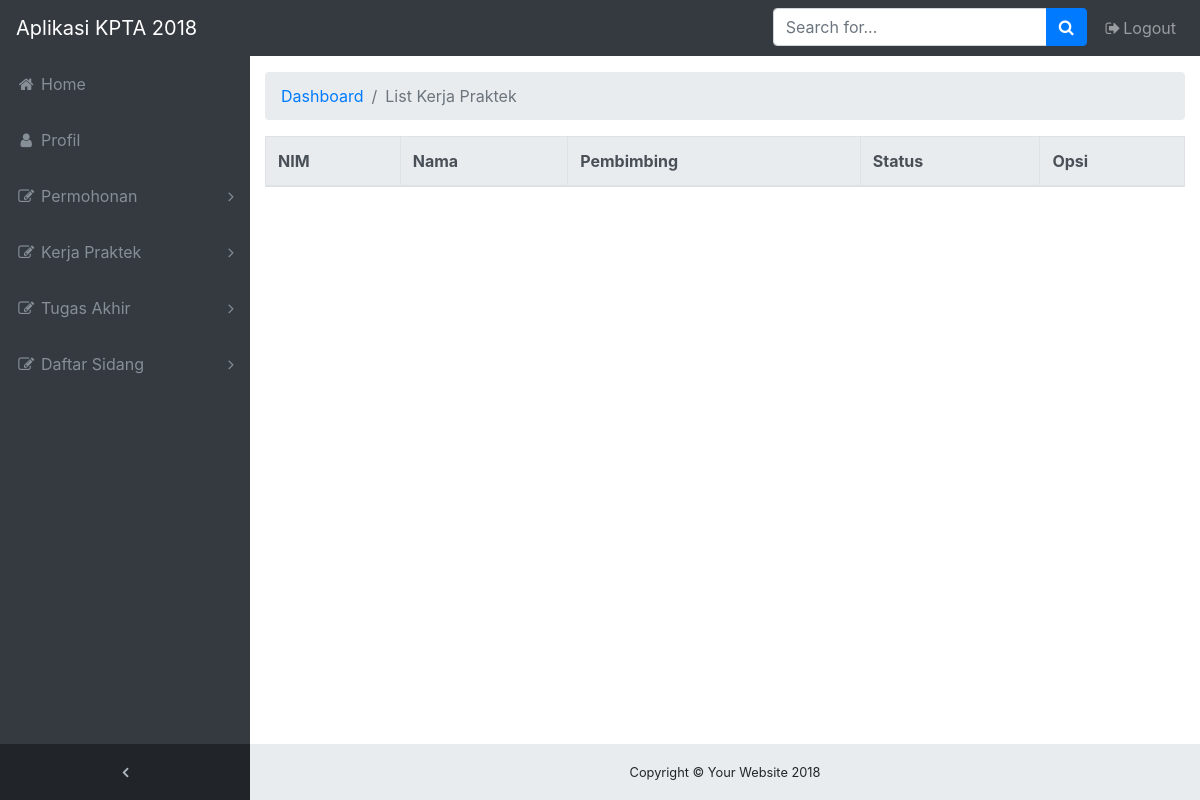
The page /admin/index.php?p=KP_daftar_list on the database as committed earlier.
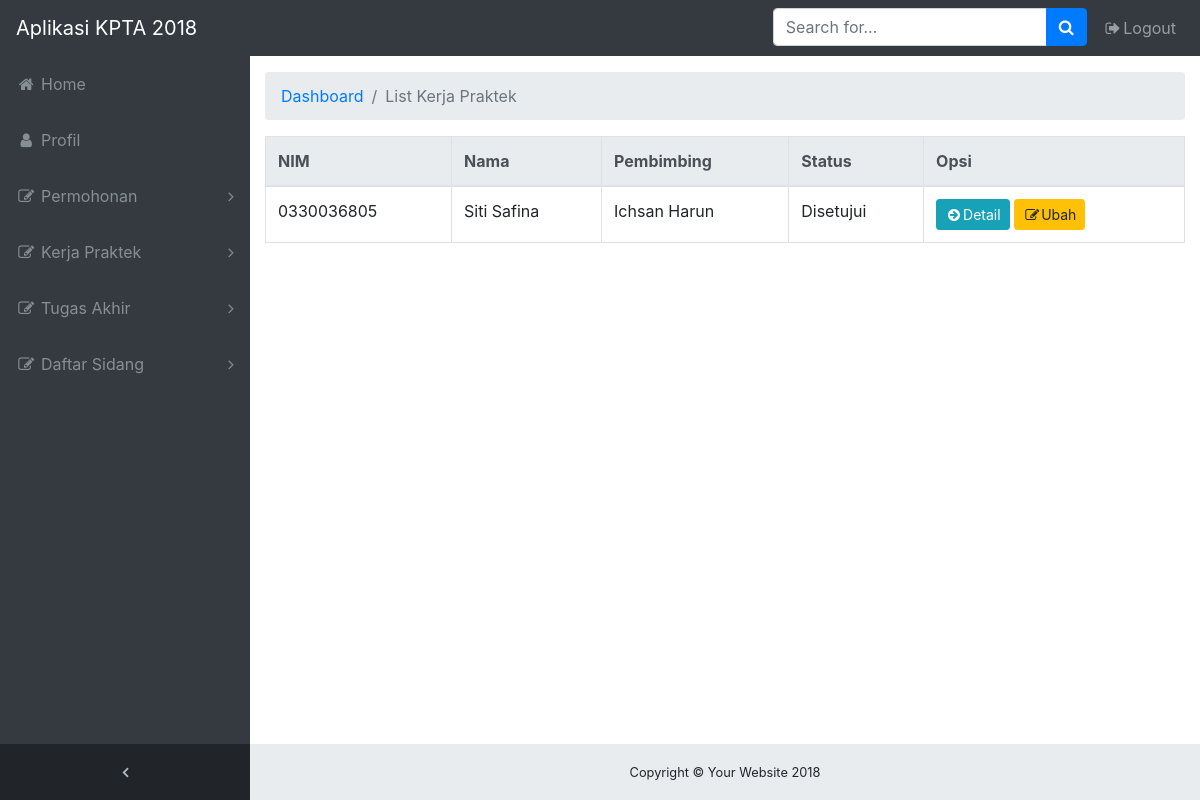
The same page on the database as committed later.
### tables this page shows
CREATE TABLE IF NOT EXISTS `jadwal_kp` (
  `id_jadwal_kp` varchar(15) NOT NULL,
  `judul_kp` varchar(100) NOT NULL,
  `nim` varchar(15) DEFAULT NULL,
  `nama_instansi` varchar(80) DEFAULT NULL,
  `alamat_instansi` text,
  `periode_daftar_kp` varchar(50) DEFAULT NULL,
  `tanggal_sidang_kp` date DEFAULT NULL,
  `status` varchar(15) DEFAULT NULL,
  `id_dosen` varchar(15) DEFAULT NULL,
  `hasil_sidang_kp` varchar(2) DEFAULT NULL,
  `id_surat_kp` varchar(15) DEFAULT NULL,
  PRIMARY KEY (`id_jadwal_kp`)
);

CREATE TABLE IF NOT EXISTS `mahasiswa` (
  `nim` varchar(15) NOT NULL,
  `nama_mahasiswa` varchar(100) DEFAULT NULL,
  `email_mahasiswa` varchar(100) DEFAULT NULL,
  `tanggal_lahir_mahasiswa` date DEFAULT NULL,
  `tempat_lahir_mahasiswa` varchar(40) DEFAULT NULL,
  `agama_mahasiswa` varchar(15) DEFAULT NULL,
  `password_mahasiswa` varchar(100) DEFAULT NULL,
  `jk_mahasiswa` enum('L','P') DEFAULT NULL,
  `semester_mahasiswa` int(11) DEFAULT NULL,
  `alamat_mahasiswa` text,
  `telepon_mahasiswa` varchar(15) DEFAULT NULL,
  `kode_jurusan` varchar(15) DEFAULT NULL,
  `jumlah_sks` int(11) DEFAULT NULL,
  `foto_mahasiswa` varchar(100) DEFAULT NULL,
  PRIMARY KEY (`nim`)
);

CREATE TABLE IF NOT EXISTS `dosen` (
  `id_dosen` varchar(15) NOT NULL,
  `nama_dosen` varchar(100) DEFAULT NULL,
  `email_dosen` varchar(100) DEFAULT NULL,
  `tempat_lahir_dosen` varchar(40) DEFAULT NULL,
  `tanggal_lahir_dosen` date DEFAULT NULL,
  `agama_dosen` varchar(15) DEFAULT NULL,
  `password_dosen` varchar(100) DEFAULT NULL,
  `alamat_dosen` text,
  `jk_dosen` enum('L','P') DEFAULT NULL,
  PRIMARY KEY (`id_dosen`)
);

### admin/controller.php (called while the page is built, shortened)
<?php
$query_jadwal_kp = "SELECT * FROM jadwal_kp INNER JOIN mahasiswa INNER JOIN jurusan INNER JOIN dosen ON `mahasiswa`.`nim` = `jadwal_kp`.`nim` AND `mahasiswa`.`kode_jurusan` = `jurusan`.`kode_jurusan` AND `jadwal_kp`.`id_dosen` = `dosen`.`id_dosen` ";
$sql_jadwal_kp = mysqli_query($mysqli,$query_jadwal_kp);
?>

### admin/konten/02_pages/KP_daftar_list.php (the view, shortened to what this page needs)
<ol class="breadcrumb">
  <li class="breadcrumb-item">
    <a href="?p=">Dashboard</a>
  </li>
  <li class="breadcrumb-item active">List Kerja Praktek</li>
</ol>
<div class="row">
  <div class="col-lg-12">
    <table class="table table-bordered table-hovered">
      <thead class="thead-light">
        <tr>
          <th>NIM</th>
          <th>Nama</th>
          <th>Pembimbing</th>
          <th>Status</th>
          <th>Opsi</th>
        </tr>
      </thead>
      <?php
      foreach ($sql_jadwal_kp as $key) {
        extract($key);
        ?>
          <tr>
            <td><?php echo $nim; ?></td>
            <td><?php echo $nama_mahasiswa; ?></td>
            <td><?php echo $nama_dosen; ?></td>
            <td><?php echo $status; ?></td>
            <td>
              <a href="?p=jadwal_tools&ts=kp&nim=<?php echo $nim; ?>&act=detail" class="btn btn-info btn-sm">
                <i class="fa fa-fw fa-arrow-circle-right"></i>Detail</a>
              <?php
                if (($status == 'Disetujui') OR ($status == 'Ditolak')) {
                  ?>
                  <a href="?p=jadwal_tools&ts=kp&nim=<?php echo $nim; ?>&act=ubah" class="btn btn-warning btn-sm">
                    <i class="fa fa-fw fa-edit"></i>Ubah</a>
                  <?php
                }
              ?>
            </td>
          </tr>
        <?php
        }
        ?>
    </table>
  </div>
</div>

### admin/index.php (shortened to what this page needs)
<!DOCTYPE html>
<html lang="en">
<?php
    include '../koneksi/koneksi.php';
    include 'controller.php';
    ?>
<head>
  <?php include 'konten/01_header/head.php'; ?>
</head>
<body class="fixed-nav sticky-footer bg-dark" id="page-top" onload="CoolClock.findAndCreateClocks()">
  <?php include 'konten/01_header/menu.php'; ?>
  <div class="content-wrapper">
    <div class="container-fluid">
      <?php
        if (!empty($_GET['p'])) {
          $p = $_GET['p'];
          if (file_exists("konten/02_pages/$p.php")) {
            include 'konten/02_pages/'.$p.'.php';
          }
          else {
            include 'not_found.php';
          }
        }
        elseif (empty($_GET['a'])) {
          include 'konten/02_pages/home.php';
        }
       ?>
    </div>
    <footer class="sticky-footer">
      <div class="container">
        <div class="text-center">
          <small>Copyright © Your Website 2018</small>
        </div>
      </div>
    </footer>
  </div>
</body>
</html>

### admin/konten/01_header/head.php (shortened to what this page needs)
<link href="assets/vendor/bootstrap/css/bootstrap.css" rel="stylesheet">
<link href="assets/vendor/font-awesome/OLD/css/font-awesome.min.css" rel="stylesheet" type="text/css">
<link href="assets/vendor/datatables/dataTables.bootstrap4.css" rel="stylesheet">
<link href="assets/css/sb-admin.css" rel="stylesheet">

### admin/konten/01_header/menu.php (shortened to what this page needs)
<nav class="navbar navbar-expand-lg navbar-dark bg-dark fixed-top" id="mainNav">
  <a class="navbar-brand" href="index.html">Aplikasi KPTA 2018</a>
  <div class="collapse navbar-collapse" id="navbarResponsive">
    <ul class="navbar-nav navbar-sidenav" id="exampleAccordion">
      <li class="nav-item" data-toggle="tooltip" data-placement="right" title="Dashboard">
        <a class="nav-link" href="?">
          <i class="fa fa-fw fa-home"></i>
          <span class="nav-link-text">Home</span>
        </a>
      </li>
      <li class="nav-item" data-toggle="tooltip" data-placement="right" title="Charts">
        <a class="nav-link" href="?p=profil">
          <i class="fa fa-fw fa-user"></i>
          <span class="nav-link-text">Profil</span>
        </a>
      </li>
      <li class="nav-item" data-toggle="tooltip" data-placement="right" title="Components">
        <a class="nav-link nav-link-collapse collapsed" data-toggle="collapse" href="#collapsePermohonan" data-parent="#exampleAccordion">
          <i class="fa fa-fw fa-edit"></i>
          <span class="nav-link-text">
            Permohonan
          </span>
        </a>
      </li>
      <li class="nav-item" data-toggle="tooltip" data-placement="right" title="Components">
        <a class="nav-link nav-link-collapse collapsed" data-toggle="collapse" href="#collapseKP" data-parent="#exampleAccordion">
          <i class="fa fa-fw fa-edit"></i>
          <span class="nav-link-text">
            Kerja Praktek
          </span>
        </a>
      </li>
      <li class="nav-item" data-toggle="tooltip" data-placement="right" title="Components">
        <a class="nav-link nav-link-collapse collapsed" data-toggle="collapse" href="#collapseTA" data-parent="#exampleAccordion">
          <i class="fa fa-fw fa-edit"></i>
          <span class="nav-link-text">
            Tugas Akhir
          </span>
        </a>
      </li>
      <li class="nav-item" data-toggle="tooltip" data-placement="right" title="Components">
        <a class="nav-link nav-link-collapse collapsed" data-toggle="collapse" href="#collapseSidang" data-parent="#exampleAccordion">
          <i class="fa fa-fw fa-edit"></i>
          <span class="nav-link-text">Daftar Sidang</span>
        </a>
      </li>
    </ul>
    <ul class="navbar-nav sidenav-toggler">
      <li class="nav-item">
        <a class="nav-link text-center" id="sidenavToggler">
          <i class="fa fa-fw fa-angle-left"></i>
        </a>
      </li>
    </ul>
    <ul class="navbar-nav ml-auto">
      <li class="nav-item">
        <form class="form-inline my-2 my-lg-0 mr-lg-2">
          <div class="input-group">
            <input class="form-control" type="text" placeholder="Search for...">
            <span class="input-group-append">
              <button class="btn btn-primary" type="button">
                <i class="fa fa-search"></i>
              </button>
            </span>
          </div>
        </form>
      </li>
      <li class="nav-item">
        <a class="nav-link" data-toggle="modal" data-target="#exampleModal">
          <i class="fa fa-fw fa-sign-out"></i>Logout</a>
      </li>
    </ul>
  </div>
</nav>

### admin/assets/css/sb-admin.css (style rules this page uses)
html { position: relative; min-height: 100%; }
body { overflow-x: hidden; }
body.sticky-footer { margin-bottom: 56px; }
body.sticky-footer .content-wrapper { min-height: calc(100vh - 56px - 56px); }
body.fixed-nav { padding-top: 56px; }
.content-wrapper { min-height: calc(100vh - 56px); padding-top: 1rem; }
#mainNav .navbar-collapse { overflow: auto; max-height: 75vh; }
#mainNav .navbar-collapse .navbar-nav .nav-item .nav-link { cursor: pointer; }
#mainNav .navbar-collapse .navbar-sidenav .nav-link-collapse:after { float: right; content: '\f107'; font-family: 'FontAwesome'; }
#mainNav .navbar-collapse .navbar-sidenav .nav-link-collapse.collapsed:after { content: '\f105'; }
#mainNav .navbar-collapse .sidenav-toggler { display: none; }
@media (min-width: 992px) { #mainNav .navbar-brand { width: 250px; } }
@media (min-width: 992px) { #mainNav .navbar-collapse { overflow: visible; max-height: none; } }
@media (min-width: 992px) { #mainNav .navbar-collapse .navbar-sidenav { position: absolute; top: 0; left: 0; -webkit-flex-direction: column; -ms-flex-direction: column; flex-direction: column; margin-top: 56px; } }
@media (min-width: 992px) { #mainNav .navbar-collapse .navbar-sidenav > .nav-item { width: 250px; padding: 0; } }
@media (min-width: 992px) { #mainNav .navbar-collapse .navbar-sidenav > .nav-item > .nav-link { padding: 1em; } }
#mainNav.fixed-top .sidenav-toggler { display: none; }
@media (min-width: 992px) { #mainNav.fixed-top .navbar-sidenav { height: calc(100vh - 112px); } }
@media (min-width: 992px) { #mainNav.fixed-top .sidenav-toggler { position: absolute; top: 0; left: 0; display: flex; -webkit-flex-direction: column; -ms-flex-direction: column; flex-direction: column; margin-top: calc(100vh - 56px); } }
@media (min-width: 992px) { #mainNav.fixed-top .sidenav-toggler > .nav-item { width: 250px; padding: 0; } }
@media (min-width: 992px) { #mainNav.fixed-top .sidenav-toggler > .nav-item > .nav-link { padding: 1em; } }
#mainNav.fixed-top.navbar-dark .sidenav-toggler { background-color: #212529; }
#mainNav.fixed-top.navbar-dark .sidenav-toggler a i { color: #adb5bd; }
.content-wrapper { overflow-x: hidden; background: white; }
@media (min-width: 992px) { .content-wrapper { margin-left: 250px; } }
#sidenavToggler i { font-weight: 800; }
#mainNav.navbar-dark .navbar-collapse .navbar-sidenav .nav-link-collapse:after { color: #868e96; }
#mainNav.navbar-dark .navbar-collapse .navbar-sidenav > .nav-item > .nav-link { color: #868e96; }
@media (min-width: 992px) { #mainNav.navbar-dark .navbar-collapse .navbar-sidenav { background: #343a40; } }
footer.sticky-footer { position: absolute; right: 0; bottom: 0; width: 100%; height: 56px; background-color: #e9ecef; line-height: 55px; }
@media (min-width: 992px) { footer.sticky-footer { width: calc(100% - 250px); } }

Rows that differ between the two databases and show on the page:
added jadwal_kp: mahasiswa.nim "0330036805", mahasiswa.nama_mahasiswa "Siti Safina", id_dosen.nama_dosen "Ichsan Harun", status "Disetujui"
